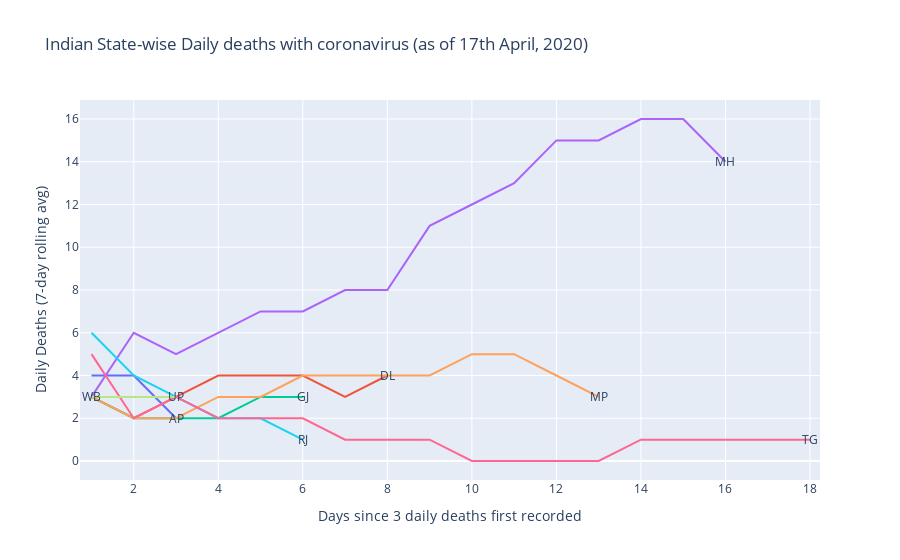

The notebook cell saved with this chart:
### Markdown cell above
#### Plots

### Code cell
fig = get_ravg('Deceased', 3)
fig.update_layout(title='Indian State-wise Daily deaths with coronavirus (as of 17th April, 2020)',
                   xaxis_title='Days since 3 daily deaths first recorded',
                   yaxis_title='Daily Deaths (7-day rolling avg)')

fig.show()

### Figure 1 — Plotly figure (JSON) as saved in the notebook; plotly's stock layout.template omitted (floating-point values rounded to 4 significant figures)
{"data": [{"mode": "lines", "name": "AP", "type": "scatter", "x": [1, 2, 3], "y": [4, 4, 2]}, {"mode": "lines", "name": "DL", "type": "scatter", "x": [1, 2, 3, 4, 5, 6, 7, 8], "y": [3, 2, 3, 4, 4, 4, 3, 4]}, {"mode": "lines", "name": "GJ", "type": "scatter", "x": [1, 2, 3, 4, 5, 6], "y": [3, 2, 2, 2, 3, 3]}, {"mode": "lines", "name": "MH", "type": "scatter", "x": [1, 2, 3, 4, 5, 6, 7, 8, 9, 10, 11, 12, 13, 14, 15, 16], "y": [3, 6, 5, 6, 7, 7, 8, 8, 11, 12, 13, 15, 15, 16, 16, 14]}, {"mode": "lines", "name": "MP", "type": "scatter", "x": [1, 2, 3, 4, 5, 6, 7, 8, 9, 10, 11, 12, 13], "y": [3, 2, 2, 3, 3, 4, 4, 4, 4, 5, 5, 4, 3]}, {"mode": "lines", "name": "RJ", "type": "scatter", "x": [1, 2, 3, 4, 5, 6], "y": [6, 4, 3, 2, 2, 1]}, {"mode": "lines", "name": "TG", "type": "scatter", "x": [1, 2, 3, 4, 5, 6, 7, 8, 9, 10, 11, 12, 13, 14, 15, 16, 17, 18], "y": [5, 2, 3, 2, 2, 2, 1, 1, 1, 0, 0, 0, 0, 1, 1, 1, 1, 1]}, {"mode": "lines", "name": "UP", "type": "scatter", "x": [1, 2, 3], "y": [3, 3, 3]}, {"mode": "lines", "name": "WB", "type": "scatter", "x": [1], "y": [3]}], "layout": {"annotations": [{"arrowhead": 1, "ax": 0, "ay": -10, "showarrow": false, "text": "AP", "x": 3, "xref": "x", "y": 2, "yref": "y"}, {"arrowhead": 1, "ax": 0, "ay": -10, "showarrow": false, "text": "DL", "x": 8, "xref": "x", "y": 4, "yref": "y"}, {"arrowhead": 1, "ax": 0, "ay": -10, "showarrow": false, "text": "GJ", "x": 6, "xref": "x", "y": 3, "yref": "y"}, {"arrowhead": 1, "ax": 0, "ay": -10, "showarrow": false, "text": "MH", "x": 16, "xref": "x", "y": 14, "yref": "y"}, {"arrowhead": 1, "ax": 0, "ay": -10, "showarrow": false, "text": "MP", "x": 13, "xref": "x", "y": 3, "yref": "y"}, {"arrowhead": 1, "ax": 0, "ay": -10, "showarrow": false, "text": "RJ", "x": 6, "xref": "x", "y": 1, "yref": "y"}, {"arrowhead": 1, "ax": 0, "ay": -10, "showarrow": false, "text": "TG", "x": 18, "xref": "x", "y": 1, "yref": "y"}, {"arrowhead": 1, "ax": 0, "ay": -10, "showarrow": false, "text": "UP", "x": 3, "xref": "x", "y": 3, "yref": "y"}, {"arrowhead": 1, "ax": 0, "ay": -10, "showarrow": false, "text": "WB", "x": 1, "xref": "x", "y": 3, "yref": "y"}], "showlegend": false, "title": {"text": "Indian State-wise Daily deaths with coronavirus (as of 17th April, 2020)"}, "xaxis": {"title": {"text": "Days since 3 daily deaths first recorded"}}, "yaxis": {"title": {"text": "Daily Deaths (7-day rolling avg)"}}}}
